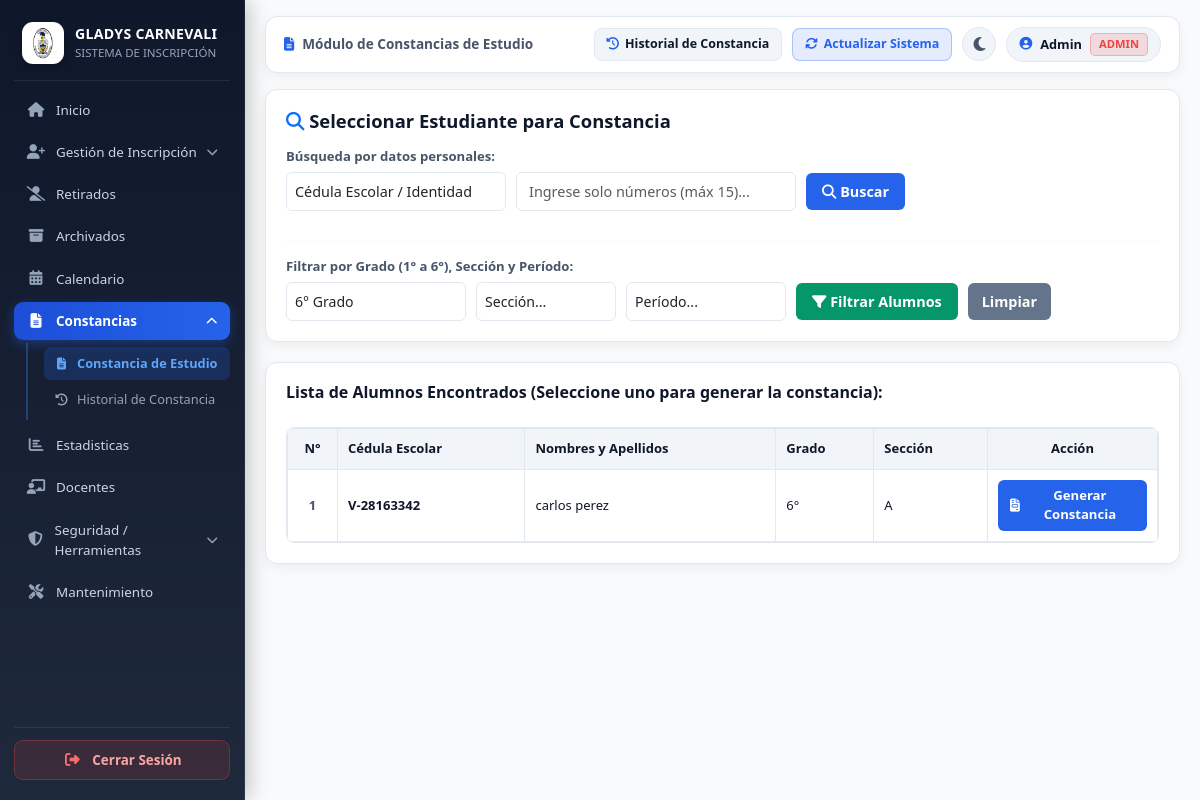
The page /constancias.php?filtro_grado=6 (signed in) on the database its author committed.
### tables this page shows
CREATE TABLE `estudiante` (
  `cédula_escolar` varchar(15) NOT NULL,
  `nombres` varchar(60) NOT NULL,
  `apellidos` varchar(60) NOT NULL,
  `fecha_nacimiento` date NOT NULL,
  `género` varchar(15) DEFAULT NULL,
  `nacionalidad` varchar(30) NOT NULL,
  `peso` decimal(5,2) DEFAULT NULL,
  `talla` decimal(5,2) DEFAULT NULL,
  `talla_camisa` varchar(10) DEFAULT NULL,
  `talla_pantalón` varchar(10) DEFAULT NULL,
  `calzado` varchar(10) DEFAULT NULL,
  `entidad_federal` varchar(60) DEFAULT NULL,
  `lugar_nacimiento` varchar(100) DEFAULT NULL,
  `municipio_nacimiento` varchar(60) DEFAULT NULL,
  `parroquia_nacimiento` varchar(80) DEFAULT NULL,
  `dirección_domicilio` varchar(200) DEFAULT NULL,
  `religión` varchar(40) DEFAULT NULL,
  `con_quien_vive` varchar(100) DEFAULT NULL,
  `padres_separados` tinyint(1) DEFAULT NULL,
  `ha_repetido_grado` tinyint(1) DEFAULT NULL,
  `grados_repetidos` varchar(100) DEFAULT NULL,
  `necesidades_especiales` tinyint(1) DEFAULT NULL,
  `descripción_condición` text,
  `informe_especialista` tinyint(1) DEFAULT NULL,
  `informe_alimentación` tinyint(1) DEFAULT NULL,
  `atendido_aula_integrada` tinyint(1) DEFAULT NULL,
  PRIMARY KEY (`cédula_escolar`)
);

CREATE TABLE `grados` (
  `id` int(11) NOT NULL AUTO_INCREMENT,
  `nombre_grado` varchar(30) NOT NULL,
  PRIMARY KEY (`id`)
);

CREATE TABLE `secciones` (
  `id` int(11) NOT NULL AUTO_INCREMENT,
  `nombre_seccion` varchar(10) NOT NULL,
  PRIMARY KEY (`id`)
);

### constancias.php (the view, shortened to what the rows shown need)
<?php
include 'conexion.php';
$pdo = null;
if (isset($conexion) && $conexion instanceof PDO) {
    $pdo = $conexion;
} else {
    try {
        $pdo = new PDO("mysql:host=127.0.0.1;dbname=escuela_carnevali;charset=utf8mb4", "root", "");
    } catch (PDOException $e) {
        $pdo = new PDO("mysql:host=localhost;dbname=escuela_carnevali;charset=utf8mb4", "root", "");
    }
}
$pdo->setAttribute(PDO::ATTR_ERRMODE, PDO::ERRMODE_EXCEPTION);
$pdo->setAttribute(PDO::ATTR_EMULATE_PREPARES, true);
$pdo->exec("SET NAMES 'utf8mb4'");
try {
    $pdo->exec("CREATE TABLE IF NOT EXISTS `historial_constancias` (
        `id` INT(11) NOT NULL AUTO_INCREMENT,
        `codigo` VARCHAR(25) NOT NULL,
        `accion` VARCHAR(120) NOT NULL,
        `estudiante` VARCHAR(150) NOT NULL,
        `cedula_escolar` VARCHAR(25) NOT NULL,
        `usuario` VARCHAR(80) NOT NULL,
        `rol` VARCHAR(50) NOT NULL,
        `fecha_hora` DATETIME NOT NULL DEFAULT CURRENT_TIMESTAMP,
        PRIMARY KEY (`id`)
    ) ENGINE=InnoDB DEFAULT CHARSET=utf8mb4 COLLATE=utf8mb4_spanish_ci;");
} catch (Exception $e) {}
function obtenerDato($fila, $opciones) {
    foreach ((array)$opciones as $opcion) {
        foreach ($fila as $columna => $valor) {
            if (strcasecmp($columna, $opcion) === 0 && !empty(trim((string)$valor))) {
                return trim((string)$valor);
            }
        }
    }
    return '';
}
function obtenerSeccionAlumno($alumno) {
    return obtenerDato($alumno, array('seccion', 'sección', 'Seccion', 'Sección'));
}
$tipo_busqueda  = isset($_GET['tipo_busqueda']) ? trim($_GET['tipo_busqueda']) : 'cedula';
$valor_busqueda = isset($_GET['valor']) ? trim($_GET['valor']) : '';
$filtro_grado   = isset($_GET['filtro_grado']) ? trim($_GET['filtro_grado']) : '';
$filtro_seccion = isset($_GET['filtro_seccion']) ? trim($_GET['filtro_seccion']) : '';
$filtro_periodo = isset($_GET['filtro_periodo']) ? trim($_GET['filtro_periodo']) : '';
if ($tipo_busqueda === 'cedula') {
    $valor_busqueda = preg_replace('/[^0-9]/', '', $valor_busqueda);
} else {
    $valor_busqueda = preg_replace('/[^A-Za-zÁÉÍÓÚáéíóúñÑ\s]/u', '', $valor_busqueda);
    if (strlen($valor_busqueda) > 50) {
        $valor_busqueda = substr($valor_busqueda, 0, 50);
    }
}
$resultados_busqueda = array();
$alumno_seleccionado = null;
if (!empty($valor_busqueda) && !$alumno_seleccionado) {
    try {
        if ($tipo_busqueda == 'cedula') {
            $sql = "SELECT e.*, g.nombre_grado as grado, s.nombre_seccion as sección, i.`año_escolar`, r.nombres as rep_nombres, r.`cédula_identidad` as rep_ci, r.`correo_electrónico` as rep_correo FROM estudiante e LEFT JOIN inscripcion i ON e.`cédula_escolar` = i.cédula_escolar_estudiante LEFT JOIN grados g ON i.id_grado = g.id LEFT JOIN secciones s ON i.id_seccion = s.id LEFT JOIN representante r ON e.`cédula_escolar` = r.cédula_escolar_estudiante WHERE e.`cédula_escolar` = :valor OR e.`cédula_escolar` LIKE :valor_like ORDER BY g.nombre_grado ASC, s.nombre_seccion ASC, e.apellidos ASC";
            $stmt = $pdo->prepare($sql);
            $stmt->execute(array('valor' => $valor_busqueda, 'valor_like' => "%$valor_busqueda%"));
        } else {
            $sql = "SELECT e.*, g.nombre_grado as grado, s.nombre_seccion as sección, i.`año_escolar`, r.nombres as rep_nombres, r.`cédula_identidad` as rep_ci, r.`correo_electrónico` as rep_correo FROM estudiante e LEFT JOIN inscripcion i ON e.`cédula_escolar` = i.cédula_escolar_estudiante LEFT JOIN grados g ON i.id_grado = g.id LEFT JOIN secciones s ON i.id_seccion = s.id LEFT JOIN representante r ON e.`cédula_escolar` = r.cédula_escolar_estudiante WHERE e.nombres LIKE :v1 OR e.apellidos LIKE :v2 OR CONCAT(TRIM(e.nombres), ' ', TRIM(e.apellidos)) LIKE :v3 OR CONCAT(TRIM(e.apellidos), ' ', TRIM(e.nombres)) LIKE :v4 ORDER BY g.nombre_grado ASC, s.nombre_seccion ASC, e.apellidos ASC";
            $stmt = $pdo->prepare($sql);
            $stmt->execute(array('v1' => "%$valor_busqueda%", 'v2' => "%$valor_busqueda%", 'v3' => "%$valor_busqueda%", 'v4' => "%$valor_busqueda%"));
        }
        $resultados_busqueda = $stmt->fetchAll(PDO::FETCH_ASSOC);
    } catch (Exception $e) {
        $error = "Error en la consulta: " . $e->getMessage();
    }
} elseif ((!empty($filtro_grado) || !empty($filtro_seccion) || !empty($filtro_periodo)) && !$alumno_seleccionado) {
    try {
        $condiciones = array();
        $params = array();
        if (!empty($filtro_grado)) {
            $condiciones[] = "TRIM(g.nombre_grado) = :grado";
            $params['grado'] = $filtro_grado;
        }
        $where_sql = count($condiciones) > 0 ? "WHERE " . implode(" AND ", $condiciones) : "";
        $sql = "SELECT e.*, g.nombre_grado as grado, s.nombre_seccion as sección, i.`año_escolar`, r.nombres as rep_nombres, r.`cédula_identidad` as rep_ci, r.`correo_electrónico` as rep_correo FROM estudiante e INNER JOIN inscripcion i ON e.`cédula_escolar` = i.cédula_escolar_estudiante LEFT JOIN grados g ON i.id_grado = g.id LEFT JOIN secciones s ON i.id_seccion = s.id LEFT JOIN representante r ON e.`cédula_escolar` = r.cédula_escolar_estudiante $where_sql ORDER BY e.apellidos ASC, e.nombres ASC";
        $stmt = $pdo->prepare($sql);
        $stmt->execute($params);
        $resultados_busqueda = $stmt->fetchAll(PDO::FETCH_ASSOC);
    } catch (Exception $e) {
        $error = "Error al filtrar: " . $e->getMessage();
    }
}
?>
<!DOCTYPE html>
<html lang="es">
<head>
    <link href="https://cdn.jsdelivr.net/npm/bootstrap@5.3.0/dist/css/bootstrap.min.css" rel="stylesheet">
    <link rel="stylesheet" href="https://cdnjs.cloudflare.com/ajax/libs/font-awesome/6.4.0/css/all.min.css">
</head>
<body>
    <main class="main-content">
        <div class="container-fluid">
            <?php if (!$alumno_seleccionado) { ?>
                <div class="card no-print">
                    <h2 style="font-size: 1.15rem; font-weight: 700; margin-bottom: 15px; color: var(--text-primary);">
                        <i class="fas fa-search text-primary" style="color: #2563eb;"></i> Seleccionar Estudiante para Constancia
                    </h2>
                </div>
                <?php if (!empty($resultados_busqueda)) { ?>
                    <div class="card no-print">
                        <div class="table-responsive">
                            <table class="lista-alumnos">
                                <thead>
                                    <tr>
                                        <th style="width: 50px; text-align: center;">N°</th>
                                        <th>Cédula Escolar</th>
                                        <th>Nombres y Apellidos</th>
                                        <th>Grado</th>
                                        <th>Sección</th>
                                        <th style="text-align: center; width: 170px;">Acción</th>
                                    </tr>
                                </thead>
                                <tbody>
                                    <?php
                                    $contador = 1;
                                    foreach ($resultados_busqueda as $alum) {
                                        $cedula_alum = obtenerDato($alum, array('cédula_escolar', 'cedula_escolar'));
                                    ?>
                                        <tr>
                                            <td style="text-align: center; font-weight: bold; color: var(--text-secondary);"><?php echo $contador++; ?></td>
                                            <td><strong><?php echo htmlspecialchars($cedula_alum); ?></strong></td>
                                            <td><?php echo htmlspecialchars(obtenerDato($alum, array('nombres')) . ' ' . obtenerDato($alum, array('apellidos'))); ?></td>
                                            <td><?php echo htmlspecialchars(obtenerDato($alum, array('grado'))); ?>°</td>
                                            <td><?php echo htmlspecialchars(obtenerSeccionAlumno($alum)); ?></td>
                                            <td style="text-align: center;">
                                                <a href="constancias.php?generar_cedula=<?php echo urlencode($cedula_alum); ?>&tipo_busqueda=<?php echo urlencode($tipo_busqueda); ?>&valor=<?php echo urlencode($valor_busqueda); ?>&filtro_grado=<?php echo urlencode($filtro_grado); ?>&filtro_seccion=<?php echo urlencode($filtro_seccion); ?>&filtro_periodo=<?php echo urlencode($filtro_periodo); ?>"
                                                   style="padding: 6px 12px; background: #2563eb; color: white; border-radius: 6px; text-decoration: none; font-weight: 600; font-size: 0.82rem; display: inline-flex; align-items: center; gap: 5px;">
                                                    <i class="fas fa-file-invoice"></i> Generar Constancia
                                                </a>
                                            </td>
                                        </tr>
                                    <?php } ?>
                                </tbody>
                            </table>
                        </div>
                    </div>
                <?php } ?>
            <?php } ?>
        </div>
    </main>
</body>
</html>

### rows shown on the page
estudiante: cédula_escolar "V-28163342", nombres+apellidos "carlos perez", grados.nombre_grado "6", secciones.nombre_seccion "A"

### other values the page prints
$usuario_actual "Admin"
form field filtro_grado "6° Grado"
